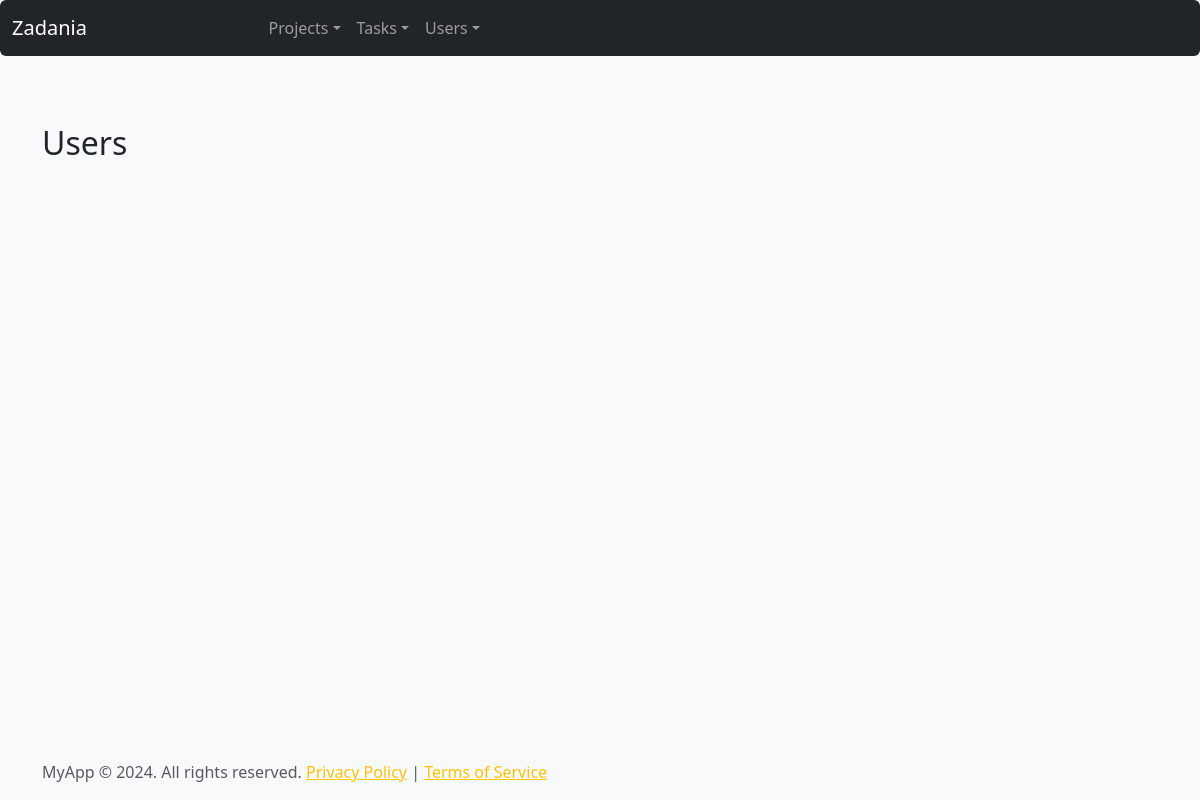
/users/, run on an earlier commit of the app's database.
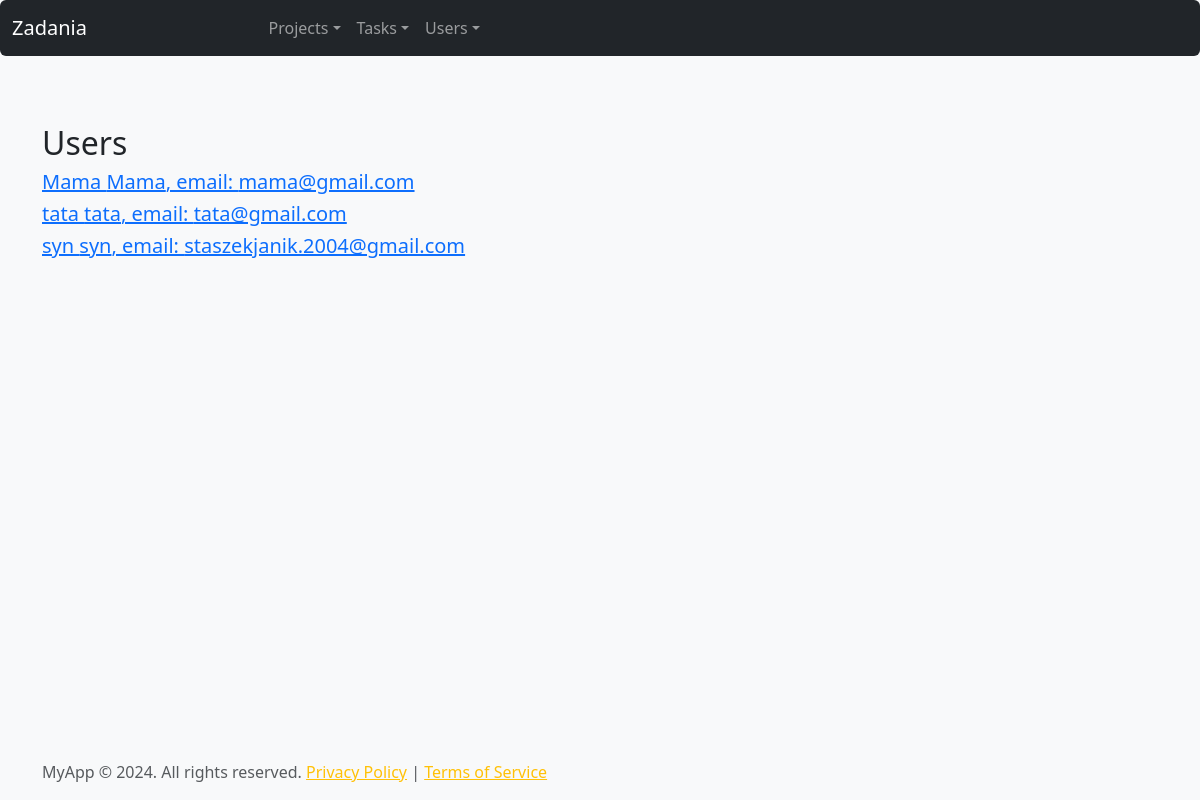
And on a later commit of the database.
### www/models.py (models this page shows)
class User(models.Model):
    name = models.CharField(max_length=100)
    last_name = models.CharField(max_length=100)
    email = models.EmailField(max_length=150)
    tasks = models.ManyToManyField(Task)
    def __str__(self):
        return self.last_name + " " + self.name

### www/views.py (the view)
# urls.py: path('users/', views.Users_list, name='Users-list'),
def Users_list(request):
    users = User.objects.all()
    print(users)
    return render(request, 'www/Users.html', {
        'Users': users
        })

### www/templates/www/Users.html (shortened to what this page needs)
{% extends "www/base.html" %}
{% block content %}
    <h2>Users</h2>
    {% for User in Users %}
    <h5><a href="{% url 'detail-user' pk=User.pk %}">{{User.name}} {{User.last_name}}, email: {{ User.email }}</a></h5>
    {% endfor %}
{% endblock %}

What changed in the data, as far as the page shows it:
added User: name "Mama", last_name "Mama", email "mama@gmail.com"
added User: name "tata", last_name "tata", email "tata@gmail.com"
added User: name "syn", last_name "syn", email "staszekjanik.2004@gmail.com"
